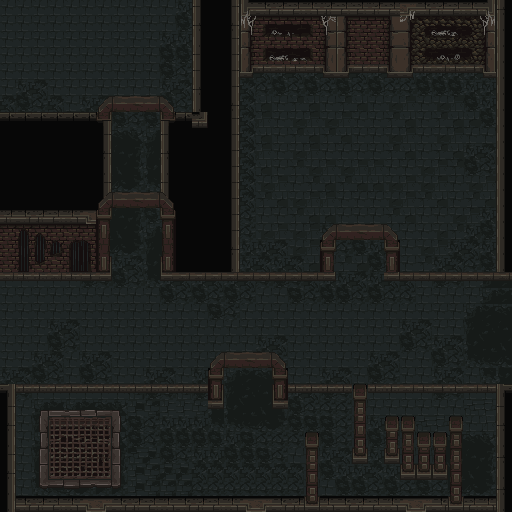

Below is a game level as drawn by its tile map, then a one-line description and the .tmx that defines it (tile-layer data replaced by summaries):
An orthogonal 32x32 tile map with 16x16 px tiles, 2 tile layers (Tile Layer 1, Tile Layer 2).

<map version="1.10" tiledversion="1.11.0" orientation="orthogonal" renderorder="right-down" width="32" height="32" tilewidth="16" tileheight="16" infinite="0" nextlayerid="4" nextobjectid="1">
 <tileset firstgid="1" source="dungeon.tsx" />
 <layer id="1" name="Tile Layer 1" width="32" height="32" opacity="0.86">
  <data>[1024 cells, 1024 non-empty, 34 distinct tile ids]</data>
 </layer>
 <layer id="3" name="Tile Layer 2" width="32" height="32" locked="1">
  <data>[1024 cells, 462 non-empty, 237 distinct tile ids]</data>
 </layer>
</map>
